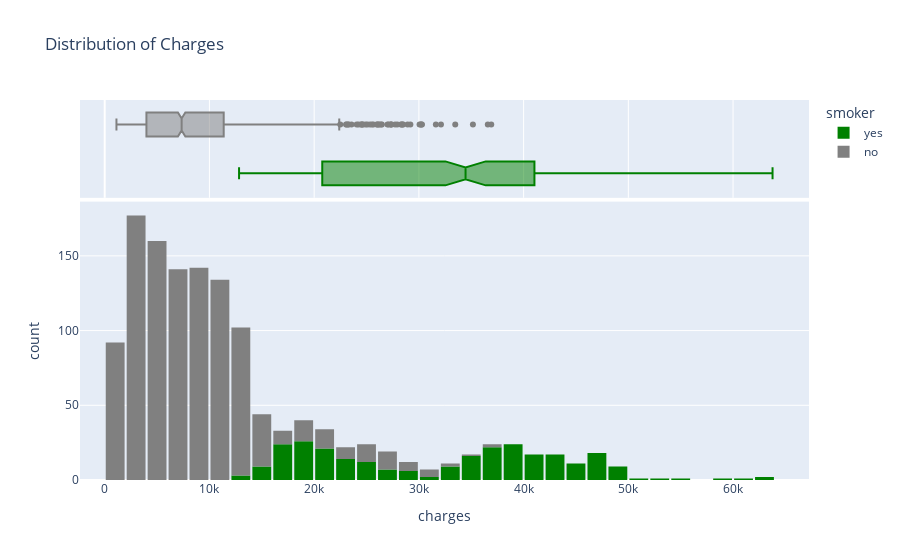

The code cell stored with this chart in its notebook:
### Code cell
fig = px.histogram(
    medical_df,
    x='charges',
    marginal='box',
    color='smoker',
    color_discrete_sequence=['green','grey'],
    title='Distribution of Charges'
)
fig.update_layout(bargap=0.1)
fig.show()

### Figure 1 — Plotly figure (JSON) as saved in the notebook; plotly's stock layout.template omitted (floating-point values rounded to 4 significant figures; data arrays with more than 128 entries replaced by an {"elided": "..."} marker saying what was removed)
{"data": [{"alignmentgroup": "True", "bingroup": "x", "hovertemplate": "smoker=yes<br>charges=%{x}<br>count=%{y}<extra></extra>", "legendgroup": "yes", "marker": {"color": "green", "pattern": {"shape": ""}}, "name": "yes", "offsetgroup": "yes", "orientation": "v", "showlegend": true, "type": "histogram", "x": {"elided": "274 float values"}, "xaxis": "x", "yaxis": "y"}, {"alignmentgroup": "True", "hovertemplate": "smoker=yes<br>charges=%{x}<extra></extra>", "legendgroup": "yes", "marker": {"color": "green"}, "name": "yes", "notched": true, "offsetgroup": "yes", "showlegend": false, "type": "box", "x": {"elided": "274 float values"}, "xaxis": "x2", "yaxis": "y2"}, {"alignmentgroup": "True", "bingroup": "x", "hovertemplate": "smoker=no<br>charges=%{x}<br>count=%{y}<extra></extra>", "legendgroup": "no", "marker": {"color": "grey", "pattern": {"shape": ""}}, "name": "no", "offsetgroup": "no", "orientation": "v", "showlegend": true, "type": "histogram", "x": {"elided": "1064 float values"}, "xaxis": "x", "yaxis": "y"}, {"alignmentgroup": "True", "hovertemplate": "smoker=no<br>charges=%{x}<extra></extra>", "legendgroup": "no", "marker": {"color": "grey"}, "name": "no", "notched": true, "offsetgroup": "no", "showlegend": false, "type": "box", "x": {"elided": "1064 float values"}, "xaxis": "x2", "yaxis": "y2"}], "layout": {"bargap": 0.1, "barmode": "relative", "legend": {"title": {"text": "smoker"}, "tracegroupgap": 0}, "title": {"text": "Distribution of Charges"}, "xaxis": {"anchor": "y", "domain": [0, 1], "title": {"text": "charges"}}, "xaxis2": {"anchor": "y2", "domain": [0, 1], "matches": "x", "showgrid": true, "showticklabels": false}, "yaxis": {"anchor": "x", "domain": [0, 0.7326], "title": {"text": "count"}}, "yaxis2": {"anchor": "x2", "domain": [0.7426, 1], "matches": "y2", "showgrid": false, "showline": false, "showticklabels": false, "ticks": ""}}}
